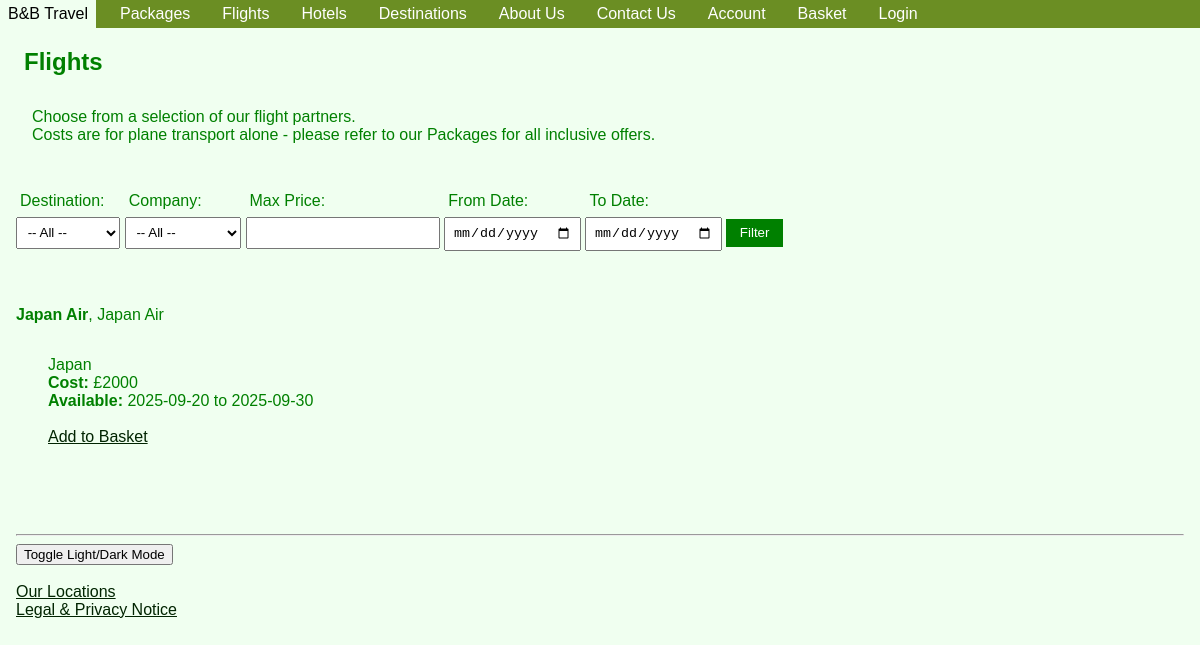
Screenshot of /webpages/flights.php?country=Japan with the database file from the repository.
### tables this page shows
CREATE TABLE `flights` (
  `id` int(11) NOT NULL,
  `name` varchar(255) DEFAULT NULL,
  `company` varchar(255) DEFAULT NULL,
  `country` varchar(255) DEFAULT NULL,
  `start_date` date DEFAULT NULL,
  `end_date` date DEFAULT NULL,
  `status` enum('available','fully booked') DEFAULT 'available',
  `price` int(11) DEFAULT NULL
);

### webpages/flights.php (the view, shortened to what this page needs)
<?php include 'header.php'; ?>
<h2>Flights</h2>
<p>
  Choose from a selection of our flight partners.
  <br>
  Costs are for plane transport alone - please refer to our Packages for all inclusive offers.
</p>
<form method="get" action="flights.php">
<div class="formdisplay">
  <label>Destination:</label>
  <select name="country">
    <option value="">-- All --</option>
  </select>
</div>
<div class="formdisplay">
  <label>Company:</label>
  <select name="company">
    <option value="">-- All --</option>
  </select>
</div>
<div class="formdisplay">
  <label>Max Price:</label>
  <input type="number" name="max_price" step="0.01">
</div>
<div class="formdisplay">
  <label>From Date:</label>
  <input type="date" name="start_date">
</div>
<div class="formdisplay">
  <label>To Date:</label>
  <input type="date" name="end_date">
</div>
  <button type="submit">Filter</button>
</form>
<ul>
<?php
$pdo = new PDO('mysql:host=localhost;dbname=travel_website', 'root', '');
$where = [];
$param = [];
if (!empty($_GET['country'])) {
  $where[] = 'country = ?';
  $param[] = $_GET['country'];
}
$sql = "SELECT * FROM flights" . ($where ? " WHERE " . implode(" AND ", $where) : "");
$stmt = $pdo->prepare($sql);
$stmt->execute($param);
foreach ($stmt as $flights) {
  echo
  "<li><strong>{$flights['name']}</strong>, {$flights['company']}</li>
   <p>
    {$flights['country']}
    <br>
    <strong>Cost: </strong>£{$flights['price']}
    <br>
    <strong>Available: </strong> {$flights['start_date']} to
    {$flights['end_date']}
    <br><br>
    <a href='add_to_basket.php?id={$flights['id']}&type=flight'>Add to Basket</a></li><br>
   </p>";
}
?>
</ul>
<?php include 'footer.php'; ?>

### assets/css/style.css (style rules this page uses)
body { font-family: Arial, Helvetica, Tahoma, Verdana; background: #f0fff0; color: green; margin: 0; padding: 0; }
p { margin: 2em; }
li { display: flex; }
h1, h2 { color: green; padding-left: 1em; }
form { padding: 1em; }
input, textarea, select { display: block; margin: 0.5em 0; padding: 0.5em; }
ul { padding: 1em; }
a { color: #012401; }
form button { background-color: green; color: white; padding: 0.5em 1em; border: none; cursor: pointer; margin-top: 1em; }

### rows the page displays
flights: name "Japan Air", company "Japan Air", country "Japan", price "2000", start_date "2025-09-20", end_date "2025-09-30"
